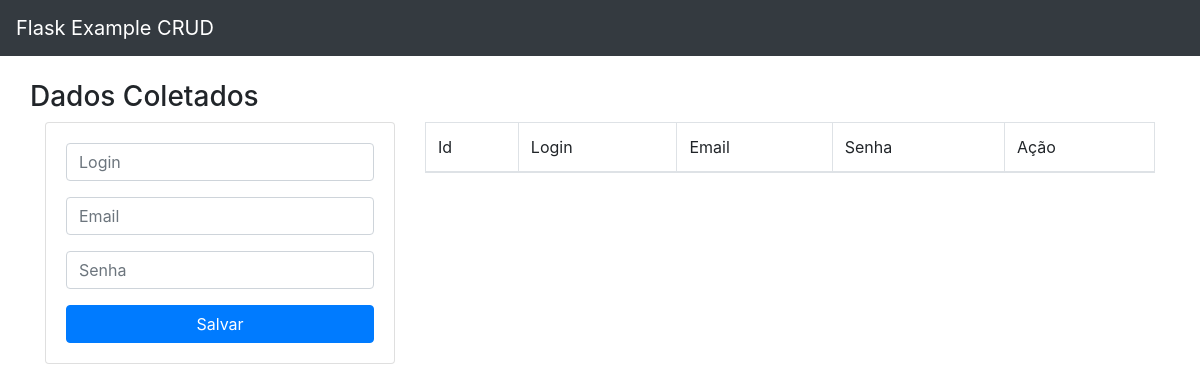
Before: / with the older database file.
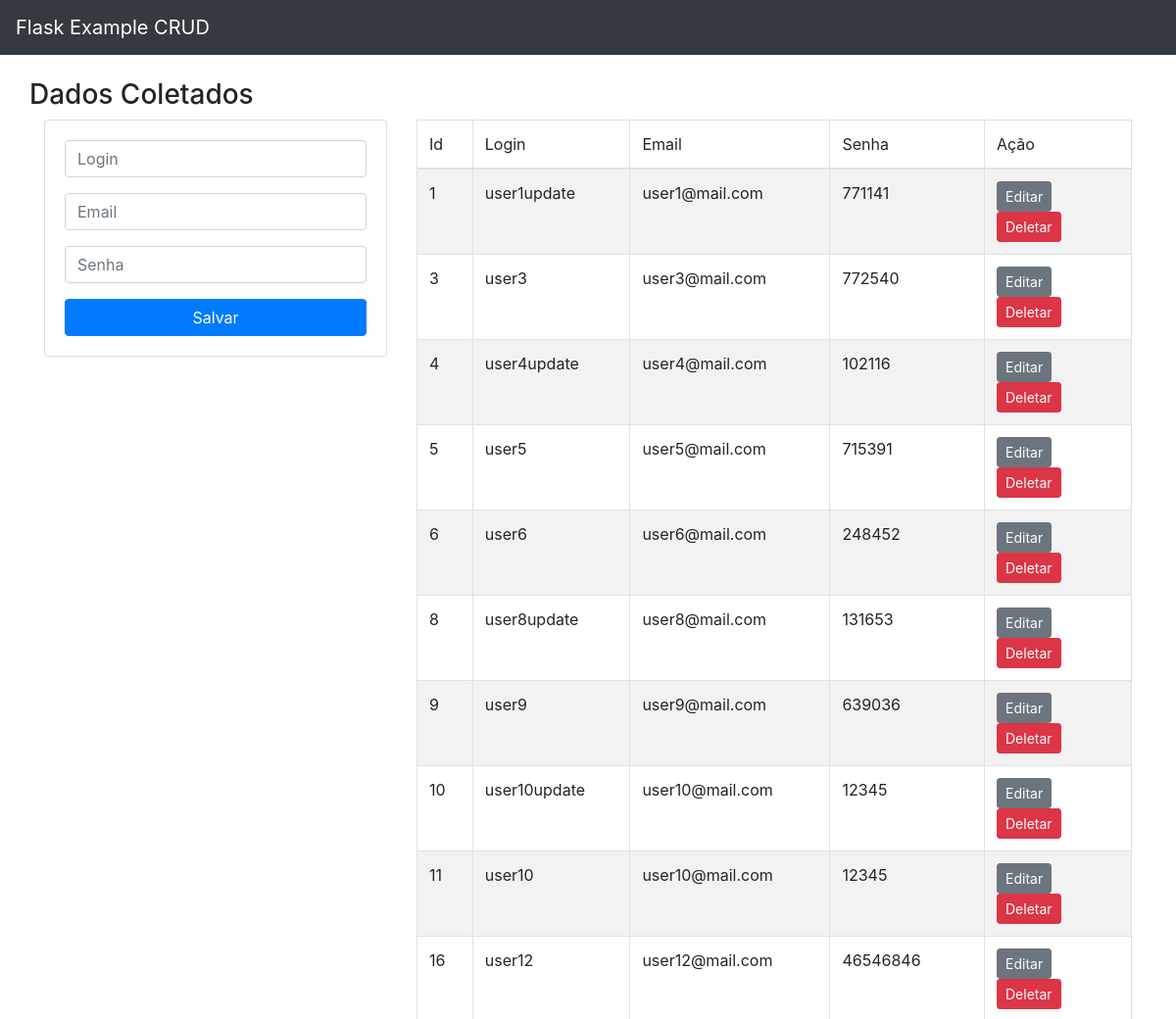
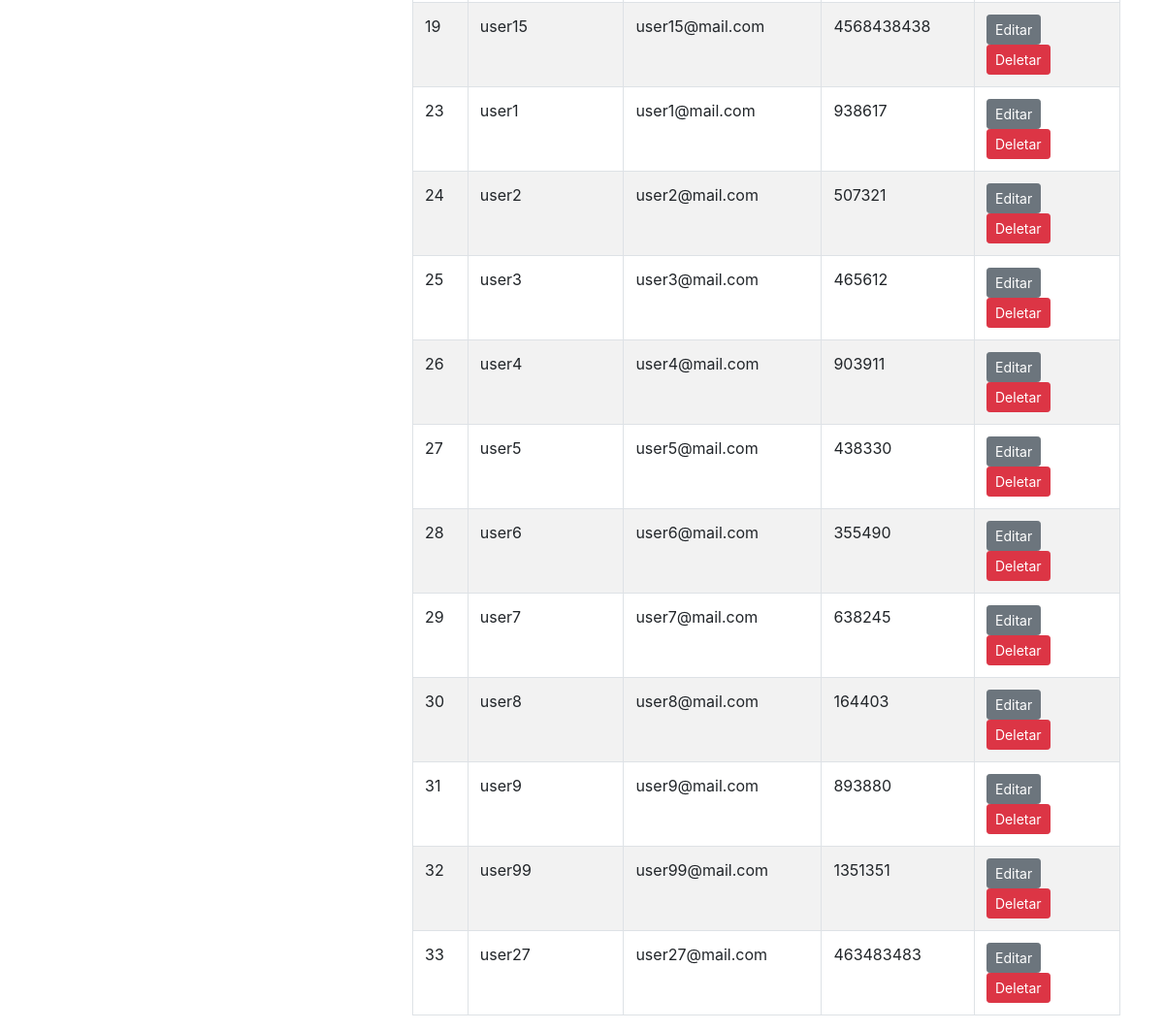
After: the same page with the newer database file (2 pictures, top to bottom).
### tables this page shows
CREATE TABLE users (id INTEGER PRIMARY KEY AUTOINCREMENT, login TEXT NOT NULL    , email VARCHAR(50) NOT NULL, senha TEXT NOT NULL);

### app.py (the view)
@app.route('/')
def index():
    res = myFuncs.selecionaTodosUsuarios()
    return render_template('index.html', lista_usuarios = res)

### myFuncs.py (called while the page is built)
def conectaDB():
    try:
        conn = sqlite3.connect(DB_NAME)
        print("DB conectado...")
        return conn
    except:
        return "Houve um erro na conexão com o banco de dados."

def selecionaTodosUsuarios():
    try:
        conn = conectaDB()
        cur = conn.cursor()
        query = 'SELECT * from users'
        cur.execute(query)
        res = cur.fetchall()
        conn.close()
        return res
    except:
        return "Houve um erro ao consultar o banco de dados."

### templates/index.html (shortened to what this page needs)
{% extends 'layout.html' %}
{% block body %}
<div class="row"><h3>Dados Coletados</h3></div>
<div class="row">
    <div class="col-md-4">
        <div class="card card-body">
            <form action="{{ url_for('addUser')}}" method="POST">
                <div class="form-group">
                    <input type="text" class="form-control" name="flogin" placeholder="Login">
                </div>
                <div class="form-group">
                    <input type="email" class="form-control" name="femail" placeholder="Email">
                </div>
                <div class="form-group">
                    <input type="password" class="form-control" name="fpass" placeholder="Senha">
                </div>
                <button class="btn btn-primary btn-block">Salvar</button>
            </form>
        </div>
    </div>
    <div class="col-md-8">
        <table id='tbl_users' class="table table-striped table-bordered" style="width: 100%;">
            <thead>
                <tr>
                    <td>Id</td>
                    <td>Login</td>
                    <td>Email</td>
                    <td>Senha</td>
                    <td width='150'>Ação</td>
                </tr>
            </thead>
            <tbody>
                {% for row in lista_usuarios %}
                <tr>
                    <td>{{ row[0] }}</td>
                    <td>{{ row[1] }}</td>
                    <td>{{ row[2] }}</td>
                    <td>{{ row[3] }}</td>
                    <td width='150'>
                        <a href="/edit/{{ row[0] }}" class="btn btn-secondary btn-sm">Editar</a>
                        <a href="/delete/{{ row[0] }}" class="btn btn-danger btn-delete btn-sm">Deletar</a>
                    </td>
                </tr>
                {% endfor %}
            </tbody>
            </table>
    </div>
</div>
{% endblock %}

### templates/layout.html (shortened to what this page needs)
<!DOCTYPE html>
<html lang="pt">
    <head>
    <link href="https://maxcdn.bootstrapcdn.com/bootstrap/4.0.0/css/bootstrap.min.css" rel="stylesheet" id='bootstrap-css'>
    </head>
    <body>
        <nav class="navbar navbar-dark bg-dark">
            <a href="/" class="navbar-brand">Flask Example CRUD</a>
        </nav>
        <div class="container pt-4">
            {% block body%}
            {% endblock %}
        </div>
    </body>
</html>

Changed rows visible on the page:
added users: id "1", login "user1update", email "user1@mail.com", senha "771141"
added users: id "3", login "user3", email "user3@mail.com", senha "772540"
added users: id "4", login "user4update", email "user4@mail.com", senha "102116"
added users: id "5", login "user5", email "user5@mail.com", senha "715391"
added users: id "6", login "user6", email "user6@mail.com", senha "248452"
added users: id "8", login "user8update", email "user8@mail.com", senha "131653"
added users: id "9", login "user9", email "user9@mail.com", senha "639036"
added users: id "10", login "user10update", email "user10@mail.com", senha "12345"
added users: id "11", login "user10", email "user10@mail.com", senha "12345"
added users: id "16", login "user12", email "user12@mail.com", senha "46546846"
added users: id "19", login "user15", email "user15@mail.com", senha "4568438438"
added users: id "23", login "user1", email "user1@mail.com", senha "938617"
added users: id "24", login "user2", email "user2@mail.com", senha "507321"
added users: id "25", login "user3", email "user3@mail.com", senha "465612"
added users: id "26", login "user4", email "user4@mail.com", senha "903911"
added users: id "27", login "user5", email "user5@mail.com", senha "438330"
added users: id "28", login "user6", email "user6@mail.com", senha "355490"
added users: id "29", login "user7", email "user7@mail.com", senha "638245"
added users: id "30", login "user8", email "user8@mail.com", senha "164403"
added users: id "31", login "user9", email "user9@mail.com", senha "893880"
added users: id "32", login "user99", email "user99@mail.com", senha "1351351"
added users: id "33", login "user27", email "user27@mail.com", senha "463483483"
